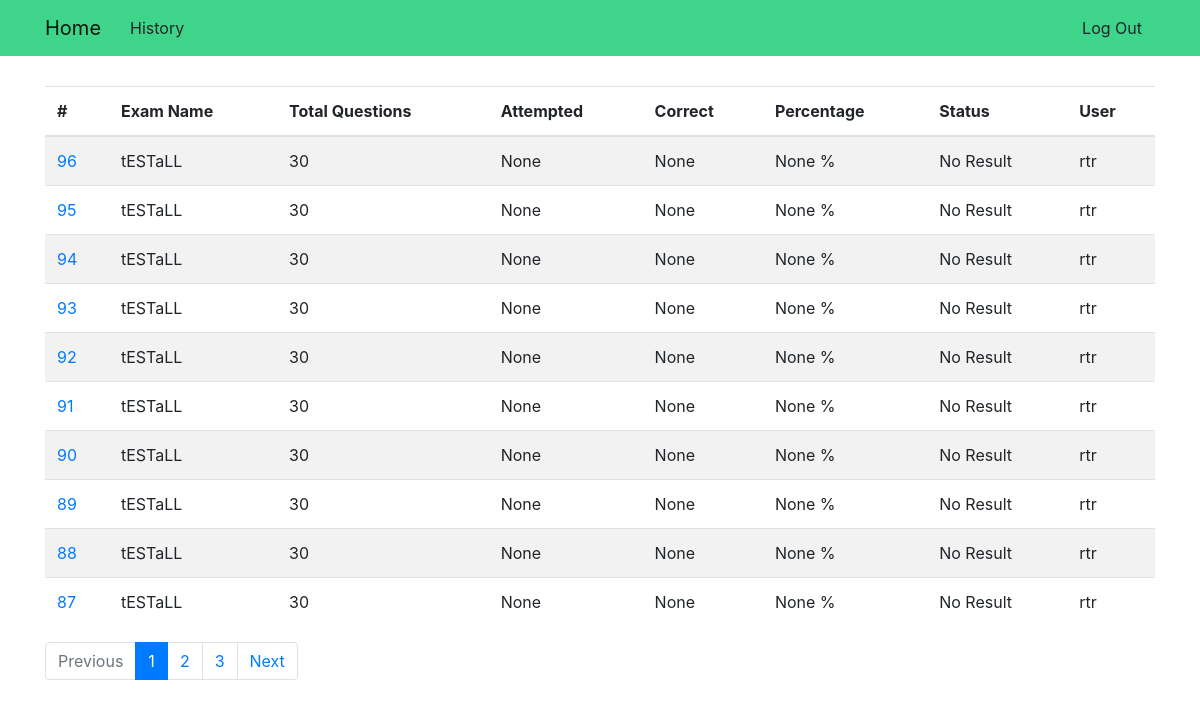
/history/ (signed in), run on the app's committed database.
### exam_app/models.py (models this page shows)
class ExamAttempt(models.Model):
    RESULT_STATUS = (
        ('P', 'PASS'),
        ('F', 'FAIL')
    )
    start_time = models.DateTimeField()
    end_time = models.DateTimeField()
    answer_list = models.TextField()
    result_attempted_question_count = models.PositiveSmallIntegerField(
        blank=True, null=True)
    result_correct_answer_count = models.PositiveSmallIntegerField(
        blank=True, null=True)
    result_percentage = models.PositiveSmallIntegerField(blank=True, null=True,
                                                         validators=[MaxValueValidator(100), MinValueValidator(0)])
    _result_status = models.CharField(max_length=1, choices=RESULT_STATUS)
    user = models.ForeignKey(User, on_delete=models.CASCADE)
    exam = models.ForeignKey(Exam, on_delete=models.CASCADE)
    def result_status(self):
        if self._result_status == '':
            return "No Result"
        else:
            return (dict(self.RESULT_STATUS))[self._result_status]

class Exam(models.Model):
    name = models.TextField()
    question_count = models.PositiveSmallIntegerField()
    questions = models.ManyToManyField(Question)
    time = models.TimeField()
    passing_percentage = models.PositiveSmallIntegerField(
        validators=[MaxValueValidator(100), MinValueValidator(1)])
    def __str__(self):
        return self.name

### exam_app/views.py (the view)
# urls.py: url('^history/$', views.ListExamAttemptHistoryView.as_view(), name='history'),
class ListExamAttemptHistoryView(LoginRequiredMixin, ListView):
    paginate_by = 10
    model = models.ExamAttempt
    template_name = 'exam_app/exam_attempt_history.html'
    def get_queryset(self):
        if self.request.user.is_superuser:
            return models.ExamAttempt.objects.all().order_by('-pk')
        else:
            return models.ExamAttempt.objects.filter(user=self.request.user).order_by('-pk')

### exam_app/templates/exam_app/exam_attempt_history.html (shortened to what this page needs)
{% extends "base.html" %}
{% block body_block %}
<table id="table" class="table table-striped">
    <thead>
        <tr>
            <th scope="col">#</th>
            <th scope="col">Exam Name</th>
            <th scope="col">Total Questions</th>
            <th scope="col">Attempted</th>
            <th scope="col">Correct</th>
            <th scope="col">Percentage</th>
            <th scope="col">Status</th>
            <th scope="col">User</th>
        </tr>
    </thead>
    <tbody>
        {% for examattempt in examattempt_list %}
        <tr>
            <td><a href="/user/result/{{examattempt.pk}}">{{examattempt.pk}}</a></td>
            <td>{{ examattempt.exam}}</td>
            <td>{{ examattempt.exam.question_count}}</td>
            <td>{{ examattempt.result_attempted_question_count}}</td>
            <td>{{ examattempt.result_correct_answer_count}}</td>
            <td>{{ examattempt.result_percentage}} %</td>
            <td><span class="{{examattempt.result_status}}">{{ examattempt.result_status}}</span></td>
            <td>{{ examattempt.user}}</td>
        </tr>
        {% empty %}
        <tr>
            <td colspan="7">So Empty!!!</td>
        </tr>
        {% endfor %}
    </tbody>
</table>
<nav aria-label="PageNavigation" class="page-nav">
    <ul class="pagination">
        {% if page_obj.has_previous %}
        <li class="page-item ">
            <a class="page-link" href="?page={{ page_obj.previous_page_number }}" tabindex="-1">Previous</a>
        </li>
        {% else %}
        <li class="page-item disabled">
            <a class="page-link" href="#" tabindex="-1">Previous</a>
        </li>
        {% endif %}
        {% for num in page_obj.paginator.page_range %}
        {% if page_obj.number == num %}
        <li class="page-item active"><a class="page-link" href="?page={{ num }}">{{num}}</a>
        </li>
        {% elif num > page_obj.number|add:'-3' and num < page_obj.number|add:'3' %}
        <li class="page-item"><a class="page-link" href="?page={{ num }}">{{num}}</a></li>
        {% endif %}
        {% endfor %}
        {% if page_obj.has_next %}
        <li class="page-item">
            <a class="page-link" href="?page={{ page_obj.next_page_number }}">Next</a>
        </li>
        {% else %}
        <li class="page-item disabled">
            <a class="page-link" href="#">Next</a>
        </li>
        {% endif %}
    </ul>
</nav>
{% endblock %}

### data on the page
ExamAttempt: pk "96", exam "tESTaLL", exam.question_count "30", result_attempted_question_count "None", result_correct_answer_count "None", result_percentage "None", result_status "No Result", user "rtr"
ExamAttempt: pk "95", exam "tESTaLL", exam.question_count "30", result_attempted_question_count "None", result_correct_answer_count "None", result_percentage "None", result_status "No Result", user "rtr"
ExamAttempt: pk "94", exam "tESTaLL", exam.question_count "30", result_attempted_question_count "None", result_correct_answer_count "None", result_percentage "None", result_status "No Result", user "rtr"
ExamAttempt: pk "93", exam "tESTaLL", exam.question_count "30", result_attempted_question_count "None", result_correct_answer_count "None", result_percentage "None", result_status "No Result", user "rtr"
ExamAttempt: pk "92", exam "tESTaLL", exam.question_count "30", result_attempted_question_count "None", result_correct_answer_count "None", result_percentage "None", result_status "No Result", user "rtr"
ExamAttempt: pk "91", exam "tESTaLL", exam.question_count "30", result_attempted_question_count "None", result_correct_answer_count "None", result_percentage "None", result_status "No Result", user "rtr"
ExamAttempt: pk "90", exam "tESTaLL", exam.question_count "30", result_attempted_question_count "None", result_correct_answer_count "None", result_percentage "None", result_status "No Result", user "rtr"
ExamAttempt: pk "89", exam "tESTaLL", exam.question_count "30", result_attempted_question_count "None", result_correct_answer_count "None", result_percentage "None", result_status "No Result", user "rtr"
ExamAttempt: pk "88", exam "tESTaLL", exam.question_count "30", result_attempted_question_count "None", result_correct_answer_count "None", result_percentage "None", result_status "No Result", user "rtr"
ExamAttempt: pk "87", exam "tESTaLL", exam.question_count "30", result_attempted_question_count "None", result_correct_answer_count "None", result_percentage "None", result_status "No Result", user "rtr"

### other printed values
{{ num }} "1"
{{ num }} "2" "3"
